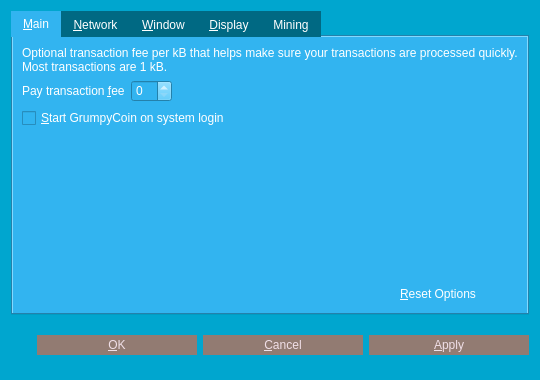
<?xml version="1.0" encoding="UTF-8"?>
<ui version="4.0">
 <class>OptionsDialog</class>
 <widget class="QDialog" name="OptionsDialog">
  <property name="geometry">
   <rect>
    <x>0</x>
    <y>0</y>
    <width>540</width>
    <height>380</height>
   </rect>
  </property>
  <property name="windowTitle">
   <string>Options</string>
  </property>
  <property name="autoFillBackground">
   <bool>false</bool>
  </property>
  <property name="styleSheet">
   <string notr="true">*{
    font-family:&quot;Finger Paint&quot;;
}
QTabBar::tab{
	color: #ffffff;
	background-color: #006983;
}
QTabBar::tab:selected{
	color: #ffffff;
	background-color: #32b4f0;
}

QDialog {
	background-color: rgb(0, 166, 207);
}
QPushButton {
	background-color: #927b72;
	color: #f0dfe7;
	border: 0px solid gray;
	max-height: 20px;
	min-height: 20px;
	max-width: 160px;
	min-width: 160px;
}

QPushButton:hover {
	background-color: #32b4f0;
}

QPushButton:pressed:flat {
	background-color: #00a3de;
}</string>
  </property>
  <property name="modal">
   <bool>true</bool>
  </property>
  <layout class="QVBoxLayout" name="verticalLayout">
   <item>
    <widget class="QTabWidget" name="tabWidget">
     <property name="enabled">
      <bool>true</bool>
     </property>
     <property name="autoFillBackground">
      <bool>false</bool>
     </property>
     <property name="styleSheet">
      <string notr="true">* {
	color: #ffffff;
	background-color: #32b4f0;
    font-family:&quot;Finger Paint&quot;;
}
QLineEdit,QTextEdit,QPlainTextEdit,QDateTimeEdit,QValidatedLineEdit {
	color: #000000;
    background-color: #ffffff;
}
</string>
     </property>
     <property name="tabPosition">
      <enum>QTabWidget::North</enum>
     </property>
     <property name="currentIndex">
      <number>0</number>
     </property>
     <widget class="QWidget" name="tabMain">
      <attribute name="title">
       <string>&amp;Main</string>
      </attribute>
      <layout class="QVBoxLayout" name="verticalLayout_Main">
       <item>
        <widget class="QLabel" name="transactionFeeInfoLabel">
         <property name="text">
          <string>Optional transaction fee per kB that helps make sure your transactions are processed quickly. Most transactions are 1 kB.</string>
         </property>
         <property name="textFormat">
          <enum>Qt::PlainText</enum>
         </property>
         <property name="wordWrap">
          <bool>true</bool>
         </property>
        </widget>
       </item>
       <item>
        <layout class="QHBoxLayout" name="horizontalLayout_1_Main">
         <item>
          <widget class="QLabel" name="transactionFeeLabel">
           <property name="text">
            <string>Pay transaction &amp;fee</string>
           </property>
           <property name="textFormat">
            <enum>Qt::PlainText</enum>
           </property>
           <property name="buddy">
            <cstring>transactionFee</cstring>
           </property>
          </widget>
         </item>
         <item>
          <widget class="GrumpyCoinAmountField" name="transactionFee"/>
         </item>
         <item>
          <spacer name="horizontalSpacer_1_Main">
           <property name="orientation">
            <enum>Qt::Horizontal</enum>
           </property>
           <property name="sizeHint" stdset="0">
            <size>
             <width>40</width>
             <height>20</height>
            </size>
           </property>
          </spacer>
         </item>
        </layout>
       </item>
       <item>
        <widget class="QCheckBox" name="grumpycoinAtStartup">
         <property name="toolTip">
          <string>Automatically start GrumpyCoin after logging in to the system.</string>
         </property>
         <property name="text">
          <string>&amp;Start GrumpyCoin on system login</string>
         </property>
        </widget>
       </item>
       <item>
        <spacer name="verticalSpacer_Main">
         <property name="orientation">
          <enum>Qt::Vertical</enum>
         </property>
         <property name="sizeHint" stdset="0">
          <size>
           <width>20</width>
           <height>40</height>
          </size>
         </property>
        </spacer>
       </item>
       <item>
        <layout class="QHBoxLayout" name="horizontalLayout_2_Main">
         <item>
          <spacer name="horizontalSpacer_2_Main">
           <property name="orientation">
            <enum>Qt::Horizontal</enum>
           </property>
           <property name="sizeHint" stdset="0">
            <size>
             <width>40</width>
             <height>20</height>
            </size>
           </property>
          </spacer>
         </item>
         <item>
          <widget class="QPushButton" name="resetButton">
           <property name="toolTip">
            <string>Reset all client options to default.</string>
           </property>
           <property name="text">
            <string>&amp;Reset Options</string>
           </property>
           <property name="autoDefault">
            <bool>false</bool>
           </property>
          </widget>
         </item>
        </layout>
       </item>
      </layout>
     </widget>
     <widget class="QWidget" name="tabNetwork">
      <attribute name="title">
       <string>&amp;Network</string>
      </attribute>
      <layout class="QVBoxLayout" name="verticalLayout_Network">
       <item>
        <widget class="QCheckBox" name="mapPortUpnp">
         <property name="toolTip">
          <string>Automatically open the GrumpyCoin client port on the router. This only works when your router supports UPnP and it is enabled.</string>
         </property>
         <property name="text">
          <string>Map port using &amp;UPnP</string>
         </property>
        </widget>
       </item>
       <item>
        <widget class="QCheckBox" name="connectSocks">
         <property name="toolTip">
          <string>Connect to the GrumpyCoin network through a SOCKS proxy (e.g. when connecting through Tor).</string>
         </property>
         <property name="text">
          <string>&amp;Connect through SOCKS proxy:</string>
         </property>
        </widget>
       </item>
       <item>
        <layout class="QHBoxLayout" name="horizontalLayout_Network">
         <item>
          <widget class="QLabel" name="proxyIpLabel">
           <property name="text">
            <string>Proxy &amp;IP:</string>
           </property>
           <property name="textFormat">
            <enum>Qt::PlainText</enum>
           </property>
           <property name="buddy">
            <cstring>proxyIp</cstring>
           </property>
          </widget>
         </item>
         <item>
          <widget class="QValidatedLineEdit" name="proxyIp">
           <property name="maximumSize">
            <size>
             <width>140</width>
             <height>16777215</height>
            </size>
           </property>
           <property name="toolTip">
            <string>IP address of the proxy (e.g. 127.0.0.1)</string>
           </property>
          </widget>
         </item>
         <item>
          <widget class="QLabel" name="proxyPortLabel">
           <property name="text">
            <string>&amp;Port:</string>
           </property>
           <property name="textFormat">
            <enum>Qt::PlainText</enum>
           </property>
           <property name="buddy">
            <cstring>proxyPort</cstring>
           </property>
          </widget>
         </item>
         <item>
          <widget class="QLineEdit" name="proxyPort">
           <property name="maximumSize">
            <size>
             <width>55</width>
             <height>16777215</height>
            </size>
           </property>
           <property name="toolTip">
            <string>Port of the proxy (e.g. 9050)</string>
           </property>
          </widget>
         </item>
         <item>
          <widget class="QLabel" name="socksVersionLabel">
           <property name="text">
            <string>SOCKS &amp;Version:</string>
           </property>
           <property name="textFormat">
            <enum>Qt::PlainText</enum>
           </property>
           <property name="buddy">
            <cstring>socksVersion</cstring>
           </property>
          </widget>
         </item>
         <item>
          <widget class="QValueComboBox" name="socksVersion">
           <property name="toolTip">
            <string>SOCKS version of the proxy (e.g. 5)</string>
           </property>
          </widget>
         </item>
         <item>
          <spacer name="horizontalSpacer_Network">
           <property name="orientation">
            <enum>Qt::Horizontal</enum>
           </property>
           <property name="sizeHint" stdset="0">
            <size>
             <width>40</width>
             <height>20</height>
            </size>
           </property>
          </spacer>
         </item>
        </layout>
       </item>
       <item>
        <spacer name="verticalSpacer_Network">
         <property name="orientation">
          <enum>Qt::Vertical</enum>
         </property>
         <property name="sizeHint" stdset="0">
          <size>
           <width>20</width>
           <height>40</height>
          </size>
         </property>
        </spacer>
       </item>
      </layout>
     </widget>
     <widget class="QWidget" name="tabWindow">
      <attribute name="title">
       <string>&amp;Window</string>
      </attribute>
      <layout class="QVBoxLayout" name="verticalLayout_Window">
       <item>
        <widget class="QCheckBox" name="minimizeToTray">
         <property name="toolTip">
          <string>Show only a tray icon after minimizing the window.</string>
         </property>
         <property name="text">
          <string>&amp;Minimize to the tray instead of the taskbar</string>
         </property>
        </widget>
       </item>
       <item>
        <widget class="QCheckBox" name="minimizeOnClose">
         <property name="toolTip">
          <string>Minimize instead of exit the application when the window is closed. When this option is enabled, the application will be closed only after selecting Quit in the menu.</string>
         </property>
         <property name="text">
          <string>M&amp;inimize on close</string>
         </property>
        </widget>
       </item>
       <item>
        <spacer name="verticalSpacer_Window">
         <property name="orientation">
          <enum>Qt::Vertical</enum>
         </property>
         <property name="sizeHint" stdset="0">
          <size>
           <width>20</width>
           <height>40</height>
          </size>
         </property>
        </spacer>
       </item>
      </layout>
     </widget>
     <widget class="QWidget" name="tabDisplay">
      <attribute name="title">
       <string>&amp;Display</string>
      </attribute>
      <layout class="QVBoxLayout" name="verticalLayout_Display">
       <item>
        <layout class="QHBoxLayout" name="horizontalLayout_1_Display">
         <item>
          <widget class="QLabel" name="langLabel">
           <property name="text">
            <string>User Interface &amp;language:</string>
           </property>
           <property name="textFormat">
            <enum>Qt::PlainText</enum>
           </property>
           <property name="buddy">
            <cstring>lang</cstring>
           </property>
          </widget>
         </item>
         <item>
          <widget class="QValueComboBox" name="lang">
           <property name="toolTip">
            <string>The user interface language can be set here. This setting will take effect after restarting GrumpyCoin.</string>
           </property>
          </widget>
         </item>
        </layout>
       </item>
       <item>
        <layout class="QHBoxLayout" name="horizontalLayout_2_Display">
         <item>
          <widget class="QLabel" name="unitLabel">
           <property name="text">
            <string>&amp;Unit to show amounts in:</string>
           </property>
           <property name="textFormat">
            <enum>Qt::PlainText</enum>
           </property>
           <property name="buddy">
            <cstring>unit</cstring>
           </property>
          </widget>
         </item>
         <item>
          <widget class="QValueComboBox" name="unit">
           <property name="toolTip">
            <string>Choose the default subdivision unit to show in the interface and when sending coins.</string>
           </property>
          </widget>
         </item>
        </layout>
       </item>
       <item>
        <widget class="QCheckBox" name="displayAddresses">
         <property name="toolTip">
          <string>Whether to show GrumpyCoin addresses in the transaction list or not.</string>
         </property>
         <property name="text">
          <string>&amp;Display addresses in transaction list</string>
         </property>
        </widget>
       </item>
       <item>
        <spacer name="verticalSpacer_Display">
         <property name="orientation">
          <enum>Qt::Vertical</enum>
         </property>
         <property name="sizeHint" stdset="0">
          <size>
           <width>20</width>
           <height>40</height>
          </size>
         </property>
        </spacer>
       </item>
      </layout>
     </widget>
     <widget class="QWidget" name="tabMining">
      <attribute name="title">
       <string>Mining</string>
      </attribute>
      <layout class="QVBoxLayout" name="verticalLayout_Display">
       <item>
        <widget class="QCheckBox" name="autoMining">
         <property name="toolTip">
          <string/>
         </property>
         <property name="text">
          <string>&amp;Start mining GrumpyCoins on application start</string>
         </property>
        </widget>
       </item>
       <item>
        <spacer name="verticalSpacer_Mining">
         <property name="orientation">
          <enum>Qt::Vertical</enum>
         </property>
         <property name="sizeHint" stdset="0">
          <size>
           <width>20</width>
           <height>40</height>
          </size>
         </property>
        </spacer>
       </item>
      </layout>
     </widget>
    </widget>
   </item>
   <item>
    <layout class="QHBoxLayout" name="horizontalLayout_Buttons">
     <item>
      <spacer name="horizontalSpacer_1">
       <property name="orientation">
        <enum>Qt::Horizontal</enum>
       </property>
       <property name="sizeHint" stdset="0">
        <size>
         <width>40</width>
         <height>48</height>
        </size>
       </property>
      </spacer>
     </item>
     <item>
      <widget class="QLabel" name="statusLabel">
       <property name="font">
        <font>
         <family>Finger Paint</family>
        </font>
       </property>
       <property name="text">
        <string/>
       </property>
       <property name="textFormat">
        <enum>Qt::PlainText</enum>
       </property>
       <property name="wordWrap">
        <bool>true</bool>
       </property>
      </widget>
     </item>
     <item>
      <spacer name="horizontalSpacer_2">
       <property name="orientation">
        <enum>Qt::Horizontal</enum>
       </property>
       <property name="sizeHint" stdset="0">
        <size>
         <width>40</width>
         <height>48</height>
        </size>
       </property>
      </spacer>
     </item>
     <item>
      <widget class="QPushButton" name="okButton">
       <property name="text">
        <string>&amp;OK</string>
       </property>
      </widget>
     </item>
     <item>
      <widget class="QPushButton" name="cancelButton">
       <property name="text">
        <string>&amp;Cancel</string>
       </property>
       <property name="autoDefault">
        <bool>false</bool>
       </property>
      </widget>
     </item>
     <item>
      <widget class="QPushButton" name="applyButton">
       <property name="text">
        <string>&amp;Apply</string>
       </property>
       <property name="autoDefault">
        <bool>false</bool>
       </property>
      </widget>
     </item>
    </layout>
   </item>
  </layout>
 </widget>
 <customwidgets>
  <customwidget>
   <class>GrumpyCoinAmountField</class>
   <extends>QSpinBox</extends>
   <header>bitcoinamountfield.h</header>
   <container>1</container>
  </customwidget>
  <customwidget>
   <class>QValueComboBox</class>
   <extends>QComboBox</extends>
   <header>qvaluecombobox.h</header>
  </customwidget>
  <customwidget>
   <class>QValidatedLineEdit</class>
   <extends>QLineEdit</extends>
   <header>qvalidatedlineedit.h</header>
  </customwidget>
 </customwidgets>
 <resources/>
 <connections/>
</ui>
